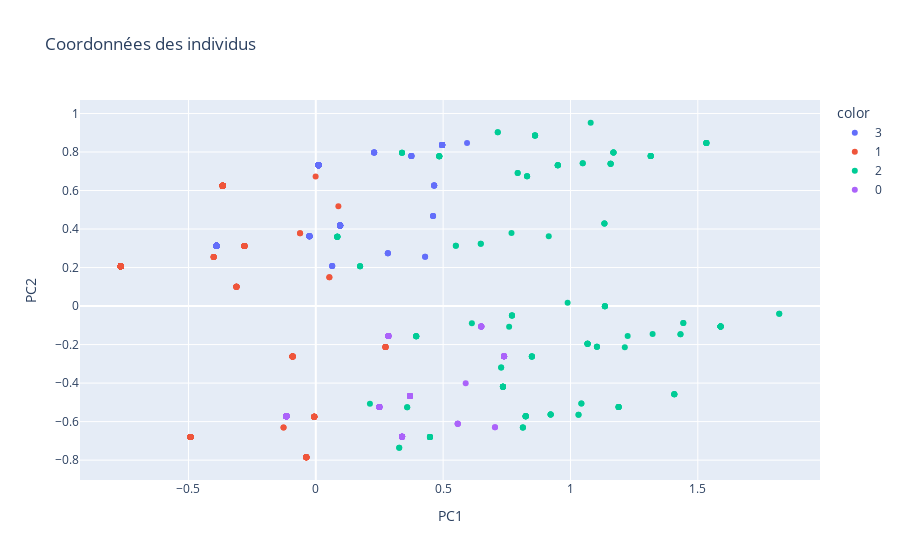

The notebook cell saved with this chart:
### Markdown cell above
Après avoir bien mis en forme nos données, on peut passer à une ACP. Nous allons d'abord faire une ACP à l'aide de la classe ``PCA`` fournie par ```sklearn```

### Code cell
pca_ressources = PCA(n_components=2)

components = pca_ressources.fit_transform(df_ressources.drop(columns=['cluster']))

##x_components = []
##y_components = []
##z_components = []
##
##for component in components:
##    x_components.append(component[0])
##    y_components.append(component[1])
##    z_components.append(component[2])
##
##print(pca_ressources.explained_variance_ratio_)


# plot 3D
##fig = plt.figure()
##ax = fig.add_subplot(111, projection='3d')
##ax.scatter(xs=x_components, ys=y_components, zs=z_components, c=df_ressources['cluster'], s=30, )
##ax.view_init(30, 185)
##plt.show()

######

fig = px.scatter(components, x=0, y=1, color=df_ressources["cluster"], title="Coordonnées des individus", labels={"0": "PC1", "1": "PC2"})
fig.show()

print("La variance expliquée par le premier axe est de : ", pca_ressources.explained_variance_ratio_[0]*100, "%"," et celle par le second axe est de : ", pca_ressources.explained_variance_ratio_[1]*100, "% ")
print("La variance totale est de : ", pca_ressources.explained_variance_ratio_.sum()*100, "%")

### Figure 1 — Plotly figure (JSON) as saved in the notebook; plotly's stock layout.template omitted (floating-point values rounded to 4 significant figures; data arrays with more than 128 entries replaced by an {"elided": "..."} marker saying what was removed)
{"data": [{"hovertemplate": "color=3<br>PC1=%{x}<br>PC2=%{y}<extra></extra>", "legendgroup": "3", "marker": {"color": "#636efa", "symbol": "circle"}, "mode": "markers", "name": "3", "orientation": "v", "showlegend": true, "type": "scatter", "x": {"elided": "229 float values"}, "xaxis": "x", "y": {"elided": "229 float values"}, "yaxis": "y"}, {"hovertemplate": "color=1<br>PC1=%{x}<br>PC2=%{y}<extra></extra>", "legendgroup": "1", "marker": {"color": "#EF553B", "symbol": "circle"}, "mode": "markers", "name": "1", "orientation": "v", "showlegend": true, "type": "scatter", "x": {"elided": "323 float values"}, "xaxis": "x", "y": {"elided": "323 float values"}, "yaxis": "y"}, {"hovertemplate": "color=2<br>PC1=%{x}<br>PC2=%{y}<extra></extra>", "legendgroup": "2", "marker": {"color": "#00cc96", "symbol": "circle"}, "mode": "markers", "name": "2", "orientation": "v", "showlegend": true, "type": "scatter", "x": {"elided": "165 float values"}, "xaxis": "x", "y": {"elided": "165 float values"}, "yaxis": "y"}, {"hovertemplate": "color=0<br>PC1=%{x}<br>PC2=%{y}<extra></extra>", "legendgroup": "0", "marker": {"color": "#ab63fa", "symbol": "circle"}, "mode": "markers", "name": "0", "orientation": "v", "showlegend": true, "type": "scatter", "x": {"elided": "189 float values"}, "xaxis": "x", "y": {"elided": "189 float values"}, "yaxis": "y"}], "layout": {"legend": {"title": {"text": "color"}, "tracegroupgap": 0}, "title": {"text": "Coordonnées des individus"}, "xaxis": {"anchor": "y", "domain": [0, 1], "title": {"text": "PC1"}}, "yaxis": {"anchor": "x", "domain": [0, 1], "title": {"text": "PC2"}}}}
